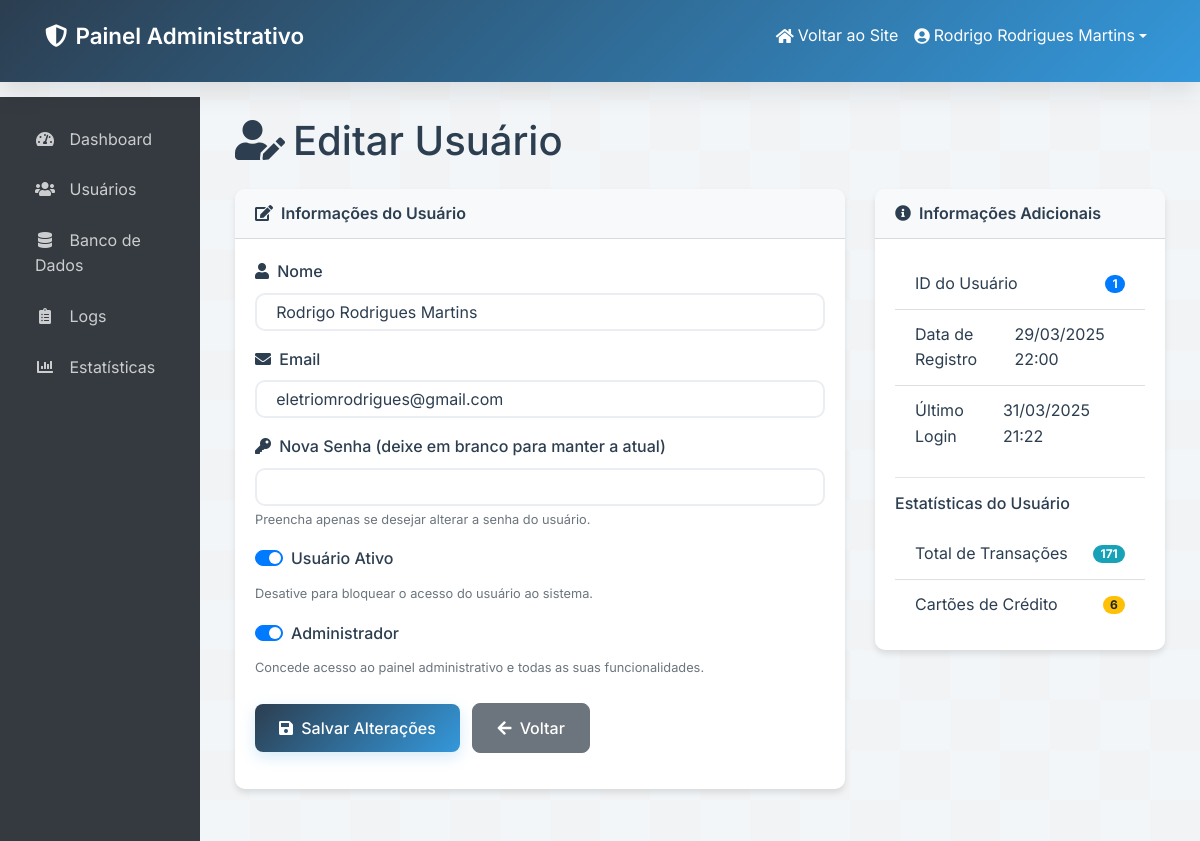
Screenshot of /admin/users/1 (signed in) with the database file from the repository.
### app.py (models this page shows, shortened)
class User(db.Model, UserMixin):
    id = db.Column(db.Integer, primary_key=True)
    name = db.Column(db.String(100), nullable=False)
    email = db.Column(db.String(100), unique=True, nullable=False)
    password_hash = db.Column(db.String(200), nullable=False)
    created_at = db.Column(db.DateTime, default=datetime.now)
    last_login = db.Column(db.DateTime, nullable=True)
    active = db.Column(db.Boolean, default=True)
    is_admin = db.Column(db.Boolean, default=False)  # Campo para indicar se o usuário é administrador
    transactions = db.relationship('Transaction', backref='user', lazy=True)
    credit_cards = db.relationship('CreditCard', backref='user', lazy=True)

### admin.py (the view, shortened to what this page needs)
@admin_bp.route('/users/<int:user_id>', methods=['GET', 'POST'])
@login_required
@admin_required
def edit_user(user_id):
    user = User.query.get_or_404(user_id)
    return render_template('admin/edit_user.html', user=user)

### admin.py (called while the page is built)
def admin_required(f):
    @wraps(f)
    def decorated_function(*args, **kwargs):
        if not current_user.is_authenticated or not current_user.is_admin:
            flash('Acesso negado. Você precisa ser um administrador para acessar esta página.', 'danger')
            return redirect(url_for('index'))
        return f(*args, **kwargs)
    return decorated_function

### app.py (called while the page is built)
@login_manager.user_loader
def load_user(user_id):
    return db.session.get(User, int(user_id))

### templates/admin/edit_user.html (shortened to what this page needs)
{% extends "admin/base_admin.html" %}
{% block content %}
<div class="container-fluid">
  <h1 class="mb-4"><i class="fas fa-user-edit mr-2"></i>Editar Usuário</h1>
  <div class="row">
    <div class="col-md-8">
      <div class="card admin-card">
        <div class="card-header bg-light">
          <i class="fas fa-edit mr-2"></i>Informações do Usuário
        </div>
        <div class="card-body">
          <form method="POST" action="{{ url_for('admin.edit_user', user_id=user.id) }}">
            <div class="form-group">
              <label for="name"><i class="fas fa-user mr-1"></i> Nome</label>
              <input type="text" class="form-control" id="name" name="name" value="{{ user.name }}" required>
            </div>
            <div class="form-group">
              <label for="email"><i class="fas fa-envelope mr-1"></i> Email</label>
              <input type="email" class="form-control" id="email" name="email" value="{{ user.email }}" required>
            </div>
            <div class="form-group">
              <label for="new_password"><i class="fas fa-key mr-1"></i> Nova Senha (deixe em branco para manter a atual)</label>
              <input type="password" class="form-control" id="new_password" name="new_password">
              <small class="form-text text-muted">Preencha apenas se desejar alterar a senha do usuário.</small>
            </div>
            <div class="form-group">
              <div class="custom-control custom-switch">
                <label class="custom-control-label" for="active">Usuário Ativo</label>
              </div>
              <small class="form-text text-muted">Desative para bloquear o acesso do usuário ao sistema.</small>
            </div>
            <div class="form-group">
              <div class="custom-control custom-switch">
                <label class="custom-control-label" for="is_admin">Administrador</label>
              </div>
              <small class="form-text text-muted">Concede acesso ao painel administrativo e todas as suas funcionalidades.</small>
            </div>
            <div class="form-group mt-4">
              <button type="submit" class="btn btn-primary">
                <i class="fas fa-save mr-1"></i> Salvar Alterações
              </button>
              <a href="{{ url_for('admin.manage_users') }}" class="btn btn-secondary ml-2">
                <i class="fas fa-arrow-left mr-1"></i> Voltar
              </a>
            </div>
          </form>
        </div>
      </div>
    </div>
    <div class="col-md-4">
      <div class="card admin-card">
        <div class="card-header bg-light">
          <i class="fas fa-info-circle mr-2"></i>Informações Adicionais
        </div>
        <div class="card-body">
          <ul class="list-group list-group-flush">
            <li class="list-group-item d-flex justify-content-between align-items-center">
              ID do Usuário
              <span class="badge badge-primary badge-pill">{{ user.id }}</span>
            </li>
            <li class="list-group-item d-flex justify-content-between align-items-center">
              Data de Registro
              <span>{{ user.created_at.strftime('%d/%m/%Y %H:%M') }}</span>
            </li>
            <li class="list-group-item d-flex justify-content-between align-items-center">
              Último Login
              <span>{{ user.last_login.strftime('%d/%m/%Y %H:%M') if user.last_login else 'Nunca' }}</span>
            </li>
          </ul>
          <hr>
          <h6 class="mt-3 mb-3">Estatísticas do Usuário</h6>
          <ul class="list-group list-group-flush">
            <li class="list-group-item d-flex justify-content-between align-items-center">
              Total de Transações
              <span class="badge badge-info badge-pill">{{ user.transactions|length }}</span>
            </li>
            <li class="list-group-item d-flex justify-content-between align-items-center">
              Cartões de Crédito
              <span class="badge badge-warning badge-pill">{{ user.credit_cards|length }}</span>
            </li>
          </ul>
        </div>
      </div>
    </div>
  </div>
</div>
{% endblock %}

### templates/admin/base_admin.html (shortened to what this page needs)
<!DOCTYPE html>
<html lang="pt-br">
<head>
  <link rel="stylesheet" href="https://maxcdn.bootstrapcdn.com/bootstrap/4.5.2/css/bootstrap.min.css">
  <link rel="stylesheet" href="{{ url_for('static', filename='style.css') }}">
  <link href="https://cdnjs.cloudflare.com/ajax/libs/font-awesome/5.15.4/css/all.min.css" rel="stylesheet">
</head>
<body>
  <nav class="navbar navbar-expand-lg navbar-dark bg-dark">
    <div class="container">
      <a class="navbar-brand" href="{{ url_for('admin.admin_dashboard') }}">
        <i class="fas fa-shield-alt mr-2"></i>Painel Administrativo
      </a>
      <div class="collapse navbar-collapse" id="adminNavbar">
        <ul class="navbar-nav ml-auto">
          <li class="nav-item">
            <a class="nav-link" href="{{ url_for('index') }}">
              <i class="fas fa-home mr-1"></i> Voltar ao Site
            </a>
          </li>
          <li class="nav-item dropdown">
            <a class="nav-link dropdown-toggle" href="#" id="userDropdown" role="button" data-toggle="dropdown">
              <i class="fas fa-user-circle mr-1"></i> {{ current_user.name }}
            </a>
          </li>
        </ul>
      </div>
    </div>
  </nav>
  <div class="container-fluid">
    <div class="row">
      <div class="col-md-3 col-lg-2 admin-sidebar">
        <ul class="nav flex-column">
          <li class="nav-item">
            <a class="nav-link {% if request.endpoint == 'admin.admin_dashboard' %}active{% endif %}"
               href="{{ url_for('admin.admin_dashboard') }}">
              <i class="fas fa-tachometer-alt"></i> Dashboard
            </a>
          </li>
          <li class="nav-item">
            <a class="nav-link {% if request.endpoint == 'admin.manage_users' %}active{% endif %}"
               href="{{ url_for('admin.manage_users') }}">
              <i class="fas fa-users"></i> Usuários
            </a>
          </li>
          <li class="nav-item">
            <a class="nav-link {% if request.endpoint == 'admin.manage_database' %}active{% endif %}"
               href="{{ url_for('admin.manage_database') }}">
              <i class="fas fa-database"></i> Banco de Dados
            </a>
          </li>
          <li class="nav-item">
            <a class="nav-link {% if request.endpoint == 'admin.view_logs' %}active{% endif %}"
               href="{{ url_for('admin.view_logs') }}">
              <i class="fas fa-clipboard-list"></i> Logs
            </a>
          </li>
          <li class="nav-item">
            <a class="nav-link {% if request.endpoint == 'admin.system_stats' %}active{% endif %}"
               href="{{ url_for('admin.system_stats') }}">
              <i class="fas fa-chart-bar"></i> Estatísticas
            </a>
          </li>
        </ul>
      </div>
      <main class="col-md-9 col-lg-10 admin-content">
        {% block content %}{% endblock %}
      </main>
    </div>
  </div>
</body>
</html>

### static/style.css (style rules this page uses)
:root { --primary-color: #2c3e50; --secondary-color: #34495e; --accent-color: #3498db; --success-color: #2ecc71; --danger-color: #e74c3c; --text-color: #2c3e50; --light-bg: #f8f9fa; --border-color: #dee2e6; --primary-gradient: linear-gradient(135deg, #2c3e50, #3498db); --secondary-gradient: linear-gradient(135deg, #3498db, #2ecc71); --box-shadow: 0 10px 25px rgba(0, 0, 0, 0.1); --text-shadow: 0 1px 2px rgba(0, 0, 0, 0.1); }
* { margin: 0; padding: 0; box-sizing: border-box; }
body { font-family: 'Inter', -apple-system, BlinkMacSystemFont, sans-serif; line-height: 1.6; color: var(--text-color); }
.navbar { box-shadow: var(--box-shadow); background: var(--primary-gradient); padding: 15px 0 25px 0; margin-bottom: 15px; position: relative; z-index: 50; display: flex; align-items: center; }
.navbar-nav { align-items: center; }
.navbar-nav .nav-item { display: flex; align-items: center; height: 100%; }
.navbar .nav-link { padding-top: 0.5rem; padding-bottom: 0.5rem; height: 100%; display: flex; align-items: center; white-space: nowrap; }
.navbar-brand { display: flex; align-items: center; padding-top: 0; padding-bottom: 0; height: 100%; }
.navbar-dark .navbar-brand, .navbar-dark .nav-link { color: white !important; }
.navbar-brand { font-weight: 600; font-size: 1.4rem; }
.card { border: none; border-radius: 16px; box-shadow: var(--box-shadow); transition: all 0.3s ease; overflow: hidden; }
.form-control { border-radius: 10px; border: 2px solid #eaedf2; padding: 0.75rem 1.2rem; transition: all 0.3s ease; color: var(--text-color); background-color: white; font-size: 1rem; }
.form-group label { font-weight: 500; margin-bottom: 0.5rem; }
.btn { border-radius: 8px; padding: 0.75rem 1.5rem; font-weight: 500; transition: transform 0.2s; }
.btn-primary { background: var(--primary-gradient); border: none; box-shadow: 0 5px 15px rgba(52, 152, 219, 0.2); }

### templates/admin/base_admin.html (style rules this page uses)
.admin-sidebar { background-color: #343a40; color: white; min-height: calc(100vh - 56px); padding-top: 20px; }
.admin-sidebar .nav-link { color: rgba(255, 255, 255, 0.75); padding: 10px 20px; border-radius: 5px; margin-bottom: 5px; }
.admin-sidebar .nav-link i { margin-right: 10px; width: 20px; text-align: center; }
.admin-content { padding: 20px; }
.admin-card { border-radius: 10px; box-shadow: 0 4px 6px rgba(0, 0, 0, 0.1); margin-bottom: 20px; transition: transform 0.2s; }
.admin-card .card-header { border-radius: 10px 10px 0 0; font-weight: 600; }
.admin-card .card-body { padding: 20px; }

### rows the page displays
User: name "Rodrigo Rodrigues Martins", email "eletriomrodrigues@gmail.com", id "1", created_at "29/03/2025 22:00", last_login "31/03/2025 21:22"

### other values shown
{{ user.transactions|length }} "171"
{{ user.credit_cards|length }} "6"
